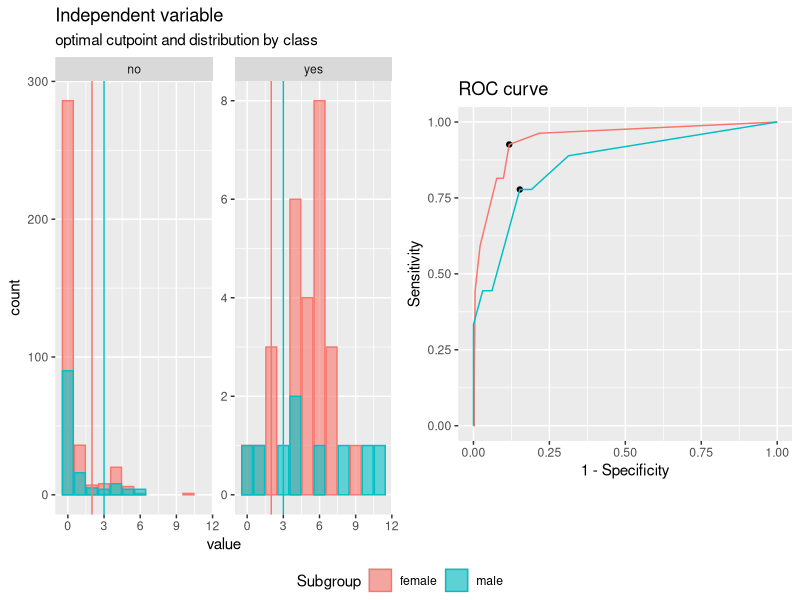
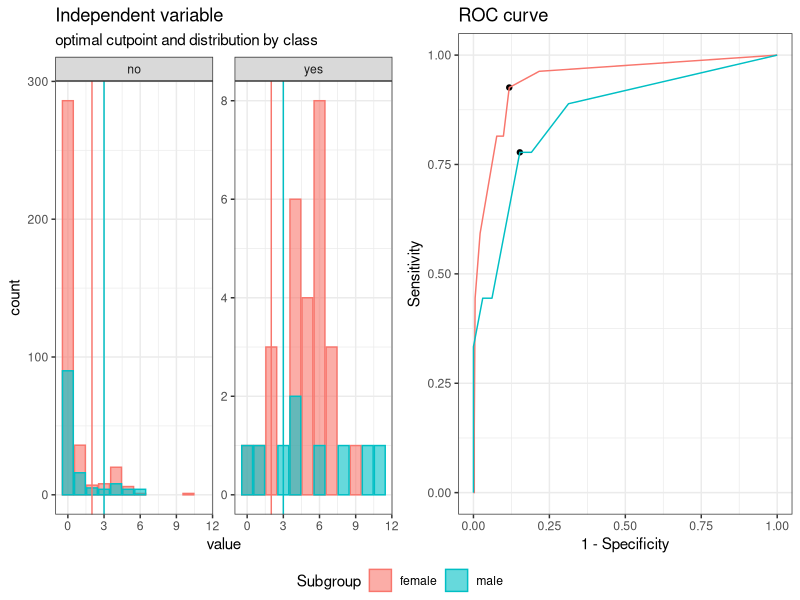

Recreate these plots in R, in order.
library(cutpointr)


### Name: plot.cutpointr
### Title: Plot cutpointr objects
### Aliases: plot.cutpointr

### ** Examples

opt_cut <- cutpointr(suicide, dsi, suicide, gender)
plot(opt_cut)
plot(opt_cut, ggplot2::theme_bw())
